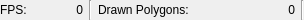
<?xml version="1.0" encoding="UTF-8"?>
<ui version="4.0">
 <class>ui::assets::studiomodel::InfoBar</class>
 <widget class="QWidget" name="ui::assets::studiomodel::InfoBar">
  <property name="geometry">
   <rect>
    <x>0</x>
    <y>0</y>
    <width>295</width>
    <height>20</height>
   </rect>
  </property>
  <property name="windowTitle">
   <string>Form</string>
  </property>
  <layout class="QHBoxLayout" name="horizontalLayout">
   <property name="leftMargin">
    <number>0</number>
   </property>
   <property name="topMargin">
    <number>0</number>
   </property>
   <property name="rightMargin">
    <number>0</number>
   </property>
   <property name="bottomMargin">
    <number>0</number>
   </property>
   <item>
    <widget class="QLabel" name="label">
     <property name="text">
      <string>FPS:</string>
     </property>
    </widget>
   </item>
   <item>
    <widget class="QLabel" name="FPSLabel">
     <property name="sizePolicy">
      <sizepolicy hsizetype="Fixed" vsizetype="Preferred">
       <horstretch>0</horstretch>
       <verstretch>0</verstretch>
      </sizepolicy>
     </property>
     <property name="minimumSize">
      <size>
       <width>50</width>
       <height>0</height>
      </size>
     </property>
     <property name="maximumSize">
      <size>
       <width>50</width>
       <height>16777215</height>
      </size>
     </property>
     <property name="text">
      <string>0</string>
     </property>
     <property name="alignment">
      <set>Qt::AlignRight|Qt::AlignTrailing|Qt::AlignVCenter</set>
     </property>
    </widget>
   </item>
   <item>
    <widget class="Line" name="line">
     <property name="orientation">
      <enum>Qt::Vertical</enum>
     </property>
    </widget>
   </item>
   <item>
    <widget class="QLabel" name="label_2">
     <property name="text">
      <string>Drawn Polygons:</string>
     </property>
    </widget>
   </item>
   <item>
    <widget class="QLabel" name="DrawnPolygonsCountLabel">
     <property name="sizePolicy">
      <sizepolicy hsizetype="Fixed" vsizetype="Preferred">
       <horstretch>0</horstretch>
       <verstretch>0</verstretch>
      </sizepolicy>
     </property>
     <property name="minimumSize">
      <size>
       <width>100</width>
       <height>0</height>
      </size>
     </property>
     <property name="maximumSize">
      <size>
       <width>100</width>
       <height>16777215</height>
      </size>
     </property>
     <property name="text">
      <string>0</string>
     </property>
     <property name="alignment">
      <set>Qt::AlignRight|Qt::AlignTrailing|Qt::AlignVCenter</set>
     </property>
    </widget>
   </item>
   <item>
    <widget class="Line" name="line_2">
     <property name="orientation">
      <enum>Qt::Vertical</enum>
     </property>
    </widget>
   </item>
   <item>
    <spacer name="horizontalSpacer">
     <property name="orientation">
      <enum>Qt::Horizontal</enum>
     </property>
     <property name="sizeHint" stdset="0">
      <size>
       <width>0</width>
       <height>20</height>
      </size>
     </property>
    </spacer>
   </item>
  </layout>
 </widget>
 <resources/>
 <connections/>
</ui>
